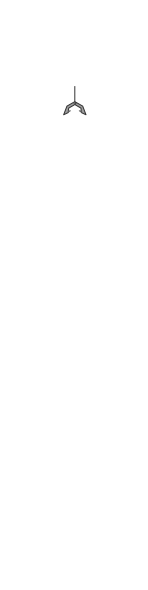
#> input picture Resources/claw/Claw Generate/open/3.png, 148 x 590 px, found by its file name
$ python cropped.py
#> lines starting #> are read from the running program, lines starting #| are printed output that depends on the picture
import PIL.Image as Image
import PIL.ImageChops as ImageChops
import os

def autoCrop(image,backgroundColor=None):
  '''Intelligent automatic image cropping.
    https://www.jb51.net/article/129044.htm
    This functions removes the usless "white" space around an image.

    If the image has an alpha (tranparency) channel, it will be used
    to choose what to crop.

    Otherwise, this function will try to find the most popular color
    on the edges of the image and consider this color "whitespace".
    (You can override this color with the backgroundColor parameter)

    Input:
      image (a PIL Image object): The image to crop.
      backgroundColor (3 integers tuple): eg. (0,0,255)
         The color to consider "background to crop".
         If the image is transparent, this parameters will be ignored.
         If the image is not transparent and this parameter is not
         provided, it will be automatically calculated.

    Output:
      a PIL Image object : The cropped image.
  '''

  def mostPopularEdgeColor(image):
    ''' Compute who's the most popular color on the edges of an image.
      (left,right,top,bottom)

      Input:
        image: a PIL Image object

      Ouput:
        The most popular color (A tuple of integers (R,G,B))
    '''
    im = image
    if im.mode != 'RGB':
      im = image.convert("RGB")

    # Get pixels from the edges of the image:
    width,height = im.size
    left  = im.crop((0,1,1,height-1))
    right = im.crop((width-1,1,width,height-1))
    top  = im.crop((0,0,width,1))
    bottom = im.crop((0,height-1,width,height))
    pixels = left.tostring() + right.tostring() + top.tostring() + bottom.tostring()

    # Compute who's the most popular RGB triplet
    counts = {}
    for i in range(0,len(pixels),3):
      RGB = pixels[i]+pixels[i+1]+pixels[i+2]
      if RGB in counts:
        counts[RGB] += 1
      else:
        counts[RGB] = 1

    # Get the colour which is the most popular:
    mostPopularColor = sorted([(count,rgba) for (rgba,count) in counts.items()],reverse=True)[0][1]
    return ord(mostPopularColor[0]),ord(mostPopularColor[1]),ord(mostPopularColor[2])

  bbox = None

  # If the image has an alpha (tranparency) layer, we use it to crop the image.
  # Otherwise, we look at the pixels around the image (top, left, bottom and right)
  # and use the most used color as the color to crop.

  # --- For transparent images -----------------------------------------------
  if 'A' in image.getbands(): # If the image has a transparency layer, use it.
    # This works for all modes which have transparency layer
    bbox = image.split()[list(image.getbands()).index('A')].getbbox()
  # --- For non-transparent images -------------------------------------------
  elif image.mode=='RGB':
    if not backgroundColor:
      backgroundColor = mostPopularEdgeColor(image)
    # Crop a non-transparent image.
    # .getbbox() always crops the black color.
    # So we need to substract the "background" color from our image.
    bg = Image.new("RGB", image.size, backgroundColor)
    diff = ImageChops.difference(image, bg) # Substract background color from image
    bbox = diff.getbbox() # Try to find the real bounding box of the image.
  else:
    raise NotImplementedError
  if bbox:
    image = image.crop(bbox)

  return image


dir_path = os.path.dirname(os.path.realpath(__file__))
filelist = os.listdir(dir_path)
print(dir_path)

src = dir_path + "/" +"3.png"
dst = dir_path + "/cropped/" +"03.png"

#范例：裁剪透明图片:
im = Image.open(src)
#> im is the input picture: PIL image 148x590 RGBA; mean R, G, B, A 0.2, 0.2, 0.2, 0.4
cropped = autoCrop(im)
#> in autoCrop, `bbox = image.split()[list(image.getbands()).index('A')].getbbox()`: bbox = (63, 86, 87, 116)
#> in autoCrop, `image = image.crop(bbox)`:
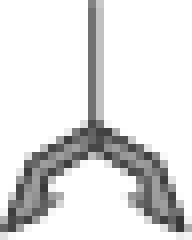
#> image: PIL image 24x30 RGBA (shown 8 times larger); mean R, G, B, A 21.7, 21.7, 21.7, 47.7; transparent parts drawn white
cropped.save(dst,"png")
cropped.show()

#范例：裁剪非透明图片
# im = Image.open('myImage.png')
# cropped = autoCrop(im)
# cropped.show()
